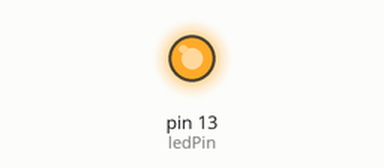
Simulated run of this sketch. Board: Arduino Uno, built with avr-gcc and run on an emulated ATmega328P. Parts: output pins drawn as LEDs (lit = HIGH).

Above: at 0.1 s.
Timing chart, 0 to 1.6 s (numbered marks = the images above):
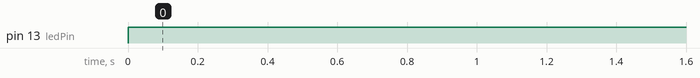

Measured:
- by itself, pin 13 (ledPin): LOW → HIGH at 0.00 s

The sketch:

sketch_jan0a.ino
```cpp
int ledPin=13;
int delayPeriod=500;

void setup() {
  // put your setup code here, to run once:
pinMode(ledPin,OUTPUT);
}

void loop() {
  // put your main code here, to run repeatedly:
digitalWrite(ledPin,HIGH);
delay(delayPeriod);
digitalWrite(ledPin,HIGH);
delay(delayPeriod);
}
```
